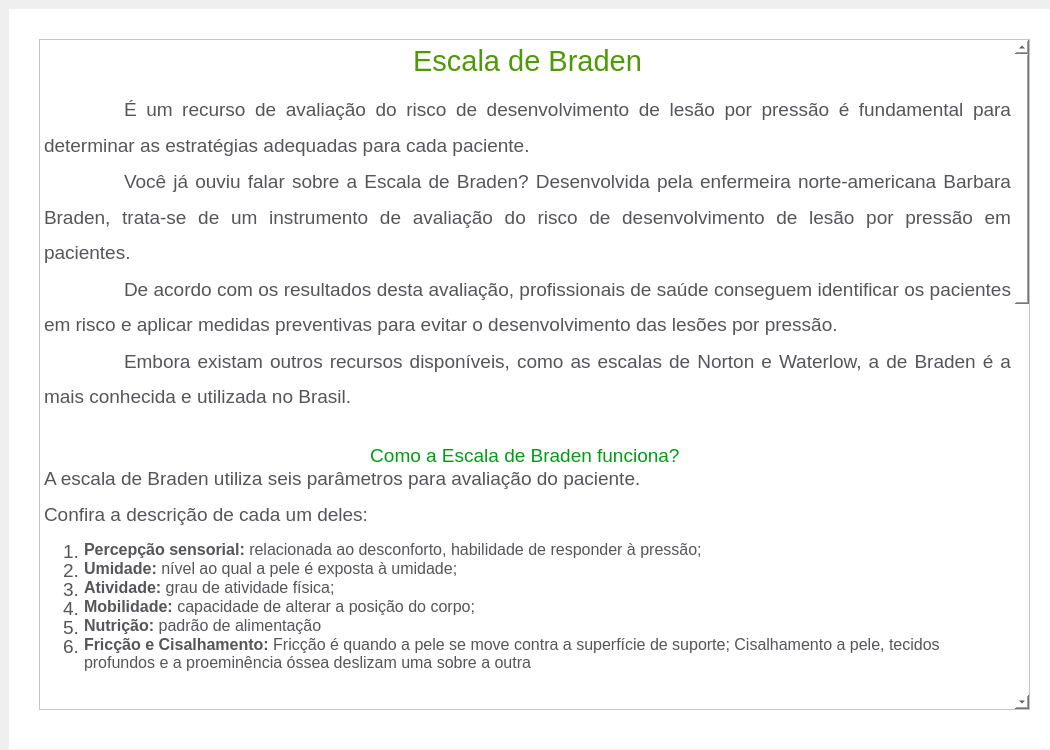
 <widget class="QMainWindow" name="MainWindow">
  <property name="windowModality">
   <enum>Qt::ApplicationModal</enum>
  </property>
  <property name="geometry">
   <rect>
    <x>0</x>
    <y>0</y>
    <width>1050</width>
    <height>750</height>
   </rect>
  </property>
  <property name="minimumSize">
   <size>
    <width>1050</width>
    <height>750</height>
   </size>
  </property>
  <property name="maximumSize">
   <size>
    <width>1050</width>
    <height>750</height>
   </size>
  </property>
  <property name="windowTitle">
   <string>Tutorial Escala de Braden</string>
  </property>
  <widget class="QWidget" name="centralwidget">
   <layout class="QHBoxLayout" name="horizontalLayout">
    <item>
     <widget class="QFrame" name="frame">
      <property name="minimumSize">
       <size>
        <width>1050</width>
        <height>740</height>
       </size>
      </property>
      <property name="maximumSize">
       <size>
        <width>1050</width>
        <height>740</height>
       </size>
      </property>
      <property name="styleSheet">
       <string notr="true">background-color: rgb(255, 255, 255);</string>
      </property>
      <property name="frameShape">
       <enum>QFrame::NoFrame</enum>
      </property>
      <property name="lineWidth">
       <number>0</number>
      </property>
      <widget class="QTextEdit" name="textEdit">
       <property name="geometry">
        <rect>
         <x>30</x>
         <y>30</y>
         <width>991</width>
         <height>671</height>
        </rect>
       </property>
       <property name="readOnly">
        <bool>true</bool>
       </property>
       <property name="html">
        <string>&lt;!DOCTYPE HTML PUBLIC &quot;-//W3C//DTD HTML 4.0//EN&quot; &quot;http://www.w3.org/TR/REC-html40/strict.dtd&quot;&gt;
&lt;html&gt;&lt;head&gt;&lt;meta name=&quot;qrichtext&quot; content=&quot;1&quot; /&gt;&lt;style type=&quot;text/css&quot;&gt;
p, li { white-space: pre-wrap; }
&lt;/style&gt;&lt;/head&gt;&lt;body style=&quot; font-family:'MS Shell Dlg 2'; font-size:7.8pt; font-weight:400; font-style:normal;&quot;&gt;
&lt;p align=&quot;center&quot; style=&quot; margin-top:0px; margin-bottom:0px; margin-left:0px; margin-right:0px; -qt-block-indent:0; text-indent:0px; line-height:160%; background-color:#ffffff;&quot;&gt;&lt;span style=&quot; font-family:'MHCDin,Arial,Helvetica Neue,Helvetica,Roboto,sans-serif'; font-size:22pt; color:#4e9a06;&quot;&gt;Escala de Braden&lt;/span&gt;&lt;/p&gt;
&lt;p align=&quot;justify&quot; style=&quot; margin-top:0px; margin-bottom:0px; margin-left:0px; margin-right:0px; -qt-block-indent:0; text-indent:0px; line-height:160%; background-color:#ffffff;&quot;&gt;&lt;span style=&quot; font-family:'MHCDin,Arial,Helvetica Neue,Helvetica,Roboto,sans-serif'; font-size:14pt; color:#55555a;&quot;&gt;	É um recurso de avaliação do risco de desenvolvimento de lesão por pressão é fundamental para determinar as estratégias adequadas para cada paciente.&lt;/span&gt;&lt;/p&gt;
&lt;p align=&quot;justify&quot; style=&quot; margin-top:0px; margin-bottom:0px; margin-left:0px; margin-right:0px; -qt-block-indent:0; text-indent:0px; line-height:160%; background-color:#ffffff;&quot;&gt;&lt;span style=&quot; font-family:'MHCDin,Arial,Helvetica Neue,Helvetica,Roboto,sans-serif'; font-size:14pt; color:#55555a;&quot;&gt;	Você já ouviu falar sobre a Escala de Braden? Desenvolvida pela enfermeira norte-americana Barbara Braden, trata-se de um instrumento de avaliação do risco de desenvolvimento de lesão por pressão em pacientes. &lt;/span&gt;&lt;/p&gt;
&lt;p align=&quot;justify&quot; style=&quot; margin-top:0px; margin-bottom:0px; margin-left:0px; margin-right:0px; -qt-block-indent:0; text-indent:0px; line-height:160%; background-color:#ffffff;&quot;&gt;&lt;span style=&quot; font-family:'MHCDin,Arial,Helvetica Neue,Helvetica,Roboto,sans-serif'; font-size:14pt; color:#55555a;&quot;&gt;	De acordo com os resultados desta avaliação, profissionais de saúde conseguem identificar os pacientes em risco e aplicar medidas preventivas para evitar o desenvolvimento das lesões por pressão.&lt;/span&gt;&lt;/p&gt;
&lt;p align=&quot;justify&quot; style=&quot; margin-top:0px; margin-bottom:0px; margin-left:0px; margin-right:0px; -qt-block-indent:0; text-indent:0px; line-height:160%; background-color:#ffffff;&quot;&gt;&lt;span style=&quot; font-family:'MHCDin,Arial,Helvetica Neue,Helvetica,Roboto,sans-serif'; font-size:14pt; color:#55555a;&quot;&gt;	Embora existam outros recursos disponíveis, como as escalas de Norton e Waterlow, a de Braden é a mais conhecida e utilizada no Brasil.&lt;/span&gt;&lt;/p&gt;
&lt;p align=&quot;center&quot; style=&quot; margin-top:0px; margin-bottom:0px; margin-left:0px; margin-right:0px; -qt-block-indent:0; text-indent:0px;&quot;&gt;&lt;span style=&quot; font-family:'Ubuntu'; font-size:14pt;&quot;&gt;&lt;br /&gt;&lt;/span&gt;&lt;span style=&quot; font-family:'MHCDin,Arial,Helvetica Neue,Helvetica,Roboto,sans-serif'; font-size:14pt; color:#009c14;&quot;&gt;Como a Escala de Braden funciona? &lt;/span&gt;&lt;/p&gt;
&lt;p style=&quot; margin-top:0px; margin-bottom:0px; margin-left:0px; margin-right:0px; -qt-block-indent:0; text-indent:0px; line-height:160%; background-color:#ffffff;&quot;&gt;&lt;span style=&quot; font-family:'MHCDin,Arial,Helvetica Neue,Helvetica,Roboto,sans-serif'; font-size:14pt; color:#55555a;&quot;&gt;A escala de Braden utiliza seis parâmetros para avaliação do paciente. &lt;/span&gt;&lt;/p&gt;
&lt;p style=&quot; margin-top:0px; margin-bottom:0px; margin-left:0px; margin-right:0px; -qt-block-indent:0; text-indent:0px; line-height:160%; background-color:#ffffff;&quot;&gt;&lt;span style=&quot; font-family:'MHCDin,Arial,Helvetica Neue,Helvetica,Roboto,sans-serif'; font-size:14pt; color:#55555a;&quot;&gt;Confira a descrição de cada um deles: &lt;/span&gt;&lt;/p&gt;
&lt;ol style=&quot;margin-top: 0px; margin-bottom: 0px; margin-left: 0px; margin-right: 0px; -qt-list-indent: 1;&quot;&gt;&lt;li style=&quot; font-family:'MHCDin,Arial,Helvetica Neue,Helvetica,Roboto,sans-serif'; font-size:14pt; color:#55555a;&quot; style=&quot; margin-top:0px; margin-bottom:0px; margin-left:0px; margin-right:0px; -qt-block-indent:0; text-indent:0px;&quot;&gt;&lt;span style=&quot; font-size:16px; font-weight:696;&quot;&gt;Percepção sensorial:&lt;/span&gt;&lt;span style=&quot; font-size:16px;&quot;&gt; relacionada ao desconforto, habilidade de responder à pressão;&lt;/span&gt;&lt;/li&gt;
&lt;li style=&quot; font-family:'MHCDin,Arial,Helvetica Neue,Helvetica,Roboto,sans-serif'; font-size:14pt; color:#55555a;&quot; style=&quot; margin-top:0px; margin-bottom:0px; margin-left:0px; margin-right:0px; -qt-block-indent:0; text-indent:0px;&quot;&gt;&lt;span style=&quot; font-size:16px; font-weight:696;&quot;&gt;Umidade: &lt;/span&gt;&lt;span style=&quot; font-size:16px;&quot;&gt;nível ao qual a pele é exposta à umidade; &lt;/span&gt;&lt;/li&gt;
&lt;li style=&quot; font-family:'MHCDin,Arial,Helvetica Neue,Helvetica,Roboto,sans-serif'; font-size:14pt; color:#55555a;&quot; style=&quot; margin-top:0px; margin-bottom:0px; margin-left:0px; margin-right:0px; -qt-block-indent:0; text-indent:0px;&quot;&gt;&lt;span style=&quot; font-size:16px; font-weight:696;&quot;&gt;Atividade: &lt;/span&gt;&lt;span style=&quot; font-size:16px;&quot;&gt;grau de atividade física; &lt;/span&gt;&lt;/li&gt;
&lt;li style=&quot; font-family:'MHCDin,Arial,Helvetica Neue,Helvetica,Roboto,sans-serif'; font-size:14pt; color:#55555a;&quot; style=&quot; margin-top:0px; margin-bottom:0px; margin-left:0px; margin-right:0px; -qt-block-indent:0; text-indent:0px;&quot;&gt;&lt;span style=&quot; font-size:16px; font-weight:696;&quot;&gt;Mobilidade:&lt;/span&gt;&lt;span style=&quot; font-size:16px;&quot;&gt; capacidade de alterar a posição do corpo;&lt;/span&gt;&lt;/li&gt;
&lt;li style=&quot; font-family:'MHCDin,Arial,Helvetica Neue,Helvetica,Roboto,sans-serif'; font-size:14pt; color:#55555a;&quot; style=&quot; margin-top:0px; margin-bottom:0px; margin-left:0px; margin-right:0px; -qt-block-indent:0; text-indent:0px;&quot;&gt;&lt;span style=&quot; font-size:16px; font-weight:696;&quot;&gt;Nutrição: &lt;/span&gt;&lt;span style=&quot; font-size:16px;&quot;&gt;padrão de alimentação &lt;/span&gt;&lt;/li&gt;
&lt;li style=&quot; font-family:'MHCDin,Arial,Helvetica Neue,Helvetica,Roboto,sans-serif'; font-size:14pt; color:#55555a;&quot; style=&quot; margin-top:0px; margin-bottom:0px; margin-left:0px; margin-right:0px; -qt-block-indent:0; text-indent:0px;&quot;&gt;&lt;span style=&quot; font-size:16px; font-weight:696;&quot;&gt;Fricção e Cisalhamento:&lt;/span&gt;&lt;span style=&quot; font-size:16px;&quot;&gt; Fricção é quando a pele se move contra a superfície de suporte; Cisalhamento a pele, tecidos profundos e a proeminência óssea deslizam uma sobre a outra &lt;/span&gt;&lt;/li&gt;&lt;/ol&gt;
&lt;p style=&quot;-qt-paragraph-type:empty; margin-top:0px; margin-bottom:0px; margin-left:0px; margin-right:0px; -qt-block-indent:0; text-indent:0px; line-height:160%; font-family:'Ubuntu'; font-size:14pt; background-color:#ffffff;&quot;&gt;&lt;br /&gt;&lt;/p&gt;
&lt;p style=&quot;-qt-paragraph-type:empty; margin-top:0px; margin-bottom:0px; margin-left:0px; margin-right:0px; -qt-block-indent:0; text-indent:0px; line-height:160%; font-family:'MHCDin,Arial,Helvetica Neue,Helvetica,Roboto,sans-serif'; font-size:14pt; color:#55555a; background-color:#ffffff;&quot;&gt;&lt;br /&gt;&lt;/p&gt;
&lt;p style=&quot; margin-top:0px; margin-bottom:0px; margin-left:0px; margin-right:0px; -qt-block-indent:0; text-indent:0px; line-height:160%; background-color:#ffffff;&quot;&gt;&lt;span style=&quot; font-family:'MHCDin,Arial,Helvetica Neue,Helvetica,Roboto,sans-serif'; font-size:14pt; color:#55555a;&quot;&gt;	Essas características são avaliadas e pontuadas de 1 a 4, sendo que quanto menor é a pontuação maior o risco do paciente. Todos os fatores somados devem resultar em um número entre 6 e 23 e, partir deste resultado, o enfermeiro poderá classificar o risco dos pacientes e implementar as estratégias.&lt;/span&gt;&lt;/p&gt;
&lt;p style=&quot; margin-top:0px; margin-bottom:0px; margin-left:0px; margin-right:0px; -qt-block-indent:0; text-indent:0px; line-height:160%; background-color:#ffffff;&quot;&gt;&lt;span style=&quot; font-family:'MHCDin,Arial,Helvetica Neue,Helvetica,Roboto,sans-serif'; font-size:14pt; color:#55555a;&quot;&gt;	Vale lembrar que quanto maior é a pontuação, menor é o risco. Ou seja, um paciente cuja soma da avaliação totalizar 23, não apresenta risco de desenvolver LP. Já quem apresentar a pontuação mínima, 6, é classificado como paciente com risco severo de lesão por pressão. &lt;/span&gt;&lt;/p&gt;
&lt;p align=&quot;center&quot; style=&quot; margin-top:0px; margin-bottom:0px; margin-left:0px; margin-right:0px; -qt-block-indent:0; text-indent:0px;&quot;&gt;&lt;span style=&quot; font-family:'Ubuntu'; font-size:14pt;&quot;&gt;&lt;br /&gt;&lt;/span&gt;&lt;span style=&quot; font-family:'MHCDin,Arial,Helvetica Neue,Helvetica,Roboto,sans-serif'; font-size:14pt; color:#009c14;&quot;&gt;Como é realizada a classificação de risco de acordo com o resultado obtido na Escala de Braden? &lt;/span&gt;&lt;/p&gt;
&lt;p style=&quot; margin-top:0px; margin-bottom:0px; margin-left:0px; margin-right:0px; -qt-block-indent:0; text-indent:0px; line-height:160%; background-color:#ffffff;&quot;&gt;&lt;span style=&quot; font-family:'MHCDin,Arial,Helvetica Neue,Helvetica,Roboto,sans-serif'; font-size:14pt; color:#55555a;&quot;&gt;	A pontuação obtida na Escala de Braden vai direcionar as estratégias preventivas a serem adotadas pelo profissional de saúde. &lt;/span&gt;&lt;/p&gt;
&lt;p style=&quot; margin-top:0px; margin-bottom:0px; margin-left:0px; margin-right:0px; -qt-block-indent:0; text-indent:0px; line-height:160%; background-color:#ffffff;&quot;&gt;&lt;span style=&quot; font-family:'MHCDin,Arial,Helvetica Neue,Helvetica,Roboto,sans-serif'; font-size:14pt; color:#55555a;&quot;&gt;	Abaixo seguem algumas medidas preventivas que devem ser implementadas de acordo com o risco identificado: &lt;/span&gt;&lt;/p&gt;
&lt;ul style=&quot;margin-top: 0px; margin-bottom: 0px; margin-left: 0px; margin-right: 0px; -qt-list-indent: 1;&quot;&gt;&lt;li style=&quot; font-family:'MHCDin,Arial,Helvetica Neue,Helvetica,Roboto,sans-serif'; font-size:14pt; color:#55555a;&quot; style=&quot; margin-top:0px; margin-bottom:0px; margin-left:0px; margin-right:0px; -qt-block-indent:0; text-indent:0px;&quot;&gt;&lt;span style=&quot; font-size:16px; font-weight:696;&quot;&gt;Risco baixo (15 a 18 pontos): &lt;/span&gt;&lt;/li&gt;
&lt;ul style=&quot;margin-top: 0px; margin-bottom: 0px; margin-left: 0px; margin-right: 0px; -qt-list-indent: 2;&quot;&gt;&lt;li style=&quot; font-family:'MHCDin,Arial,Helvetica Neue,Helvetica,Roboto,sans-serif'; font-size:14pt; color:#55555a;&quot; style=&quot; margin-top:0px; margin-bottom:0px; margin-left:0px; margin-right:0px; -qt-block-indent:0; text-indent:0px;&quot;&gt;&lt;span style=&quot; font-size:16px;&quot;&gt;Avaliação da pele sobre proeminências ósseas e abaixo de dispositivos médicos;&lt;/span&gt;&lt;/li&gt;
&lt;li style=&quot; font-family:'MHCDin,Arial,Helvetica Neue,Helvetica,Roboto,sans-serif'; font-size:14pt; color:#55555a;&quot; style=&quot; margin-top:0px; margin-bottom:0px; margin-left:0px; margin-right:0px; -qt-block-indent:0; text-indent:0px;&quot;&gt;&lt;span style=&quot; font-size:16px;&quot;&gt;Hidratação da pele;&lt;/span&gt;&lt;/li&gt;
&lt;li style=&quot; font-family:'MHCDin,Arial,Helvetica Neue,Helvetica,Roboto,sans-serif'; font-size:14pt; color:#55555a;&quot; style=&quot; margin-top:0px; margin-bottom:0px; margin-left:0px; margin-right:0px; -qt-block-indent:0; text-indent:0px;&quot;&gt;&lt;span style=&quot; font-size:16px;&quot;&gt;Gerenciamento da umidade;&lt;/span&gt;&lt;/li&gt;
&lt;li style=&quot; font-family:'MHCDin,Arial,Helvetica Neue,Helvetica,Roboto,sans-serif'; font-size:14pt; color:#55555a;&quot; style=&quot; margin-top:0px; margin-bottom:0px; margin-left:0px; margin-right:0px; -qt-block-indent:0; text-indent:0px;&quot;&gt;&lt;span style=&quot; font-size:16px;&quot;&gt;Acompanhamento nutricional;&lt;/span&gt;&lt;/li&gt;
&lt;li style=&quot; font-family:'MHCDin,Arial,Helvetica Neue,Helvetica,Roboto,sans-serif'; font-size:14pt; color:#55555a;&quot; style=&quot; margin-top:0px; margin-bottom:0px; margin-left:0px; margin-right:0px; -qt-block-indent:0; text-indent:0px;&quot;&gt;&lt;span style=&quot; font-size:16px;&quot;&gt;Observar alterações na condição clínica e no risco do paciente.&lt;/span&gt;&lt;/li&gt;&lt;/ul&gt;
&lt;p style=&quot;-qt-paragraph-type:empty; margin-top:0px; margin-bottom:0px; margin-left:0px; margin-right:0px; -qt-block-indent:2; text-indent:0px; font-family:'MHCDin,Arial,Helvetica Neue,Helvetica,Roboto,sans-serif'; font-size:14pt; color:#55555a;&quot;&gt;&lt;br /&gt;&lt;/p&gt;
&lt;li style=&quot; font-family:'MHCDin,Arial,Helvetica Neue,Helvetica,Roboto,sans-serif'; font-size:14pt; color:#55555a;&quot; style=&quot; margin-top:0px; margin-bottom:0px; margin-left:0px; margin-right:0px; -qt-block-indent:0; text-indent:0px;&quot;&gt;&lt;span style=&quot; font-size:16px; font-weight:696;&quot;&gt;Risco moderado (13 a 14 pontos): &lt;/span&gt;&lt;/li&gt;&lt;/ul&gt;
&lt;ul style=&quot;margin-top: 0px; margin-bottom: 0px; margin-left: 0px; margin-right: 0px; -qt-list-indent: 2;&quot;&gt;&lt;li style=&quot; font-family:'MHCDin,Arial,Helvetica Neue,Helvetica,Roboto,sans-serif'; font-size:14pt; color:#55555a;&quot; style=&quot; margin-top:0px; margin-bottom:0px; margin-left:0px; margin-right:0px; -qt-block-indent:0; text-indent:0px;&quot;&gt;&lt;span style=&quot; font-size:16px;&quot;&gt;Avaliação da pele sobre proeminências ósseas e abaixo de dispositivos médicos;&lt;/span&gt;&lt;/li&gt;
&lt;li style=&quot; font-family:'MHCDin,Arial,Helvetica Neue,Helvetica,Roboto,sans-serif'; font-size:14pt; color:#55555a;&quot; style=&quot; margin-top:0px; margin-bottom:0px; margin-left:0px; margin-right:0px; -qt-block-indent:0; text-indent:0px;&quot;&gt;&lt;span style=&quot; font-size:16px;&quot;&gt;Hidratação da pele;&lt;/span&gt;&lt;/li&gt;
&lt;li style=&quot; font-family:'MHCDin,Arial,Helvetica Neue,Helvetica,Roboto,sans-serif'; font-size:14pt; color:#55555a;&quot; style=&quot; margin-top:0px; margin-bottom:0px; margin-left:0px; margin-right:0px; -qt-block-indent:0; text-indent:0px;&quot;&gt;&lt;span style=&quot; font-size:16px;&quot;&gt;Reposicionamento do paciente seguindo o cronograma estabelecido;&lt;/span&gt;&lt;/li&gt;
&lt;li style=&quot; font-family:'MHCDin,Arial,Helvetica Neue,Helvetica,Roboto,sans-serif'; font-size:14pt; color:#55555a;&quot; style=&quot; margin-top:0px; margin-bottom:0px; margin-left:0px; margin-right:0px; -qt-block-indent:0; text-indent:0px;&quot;&gt;&lt;span style=&quot; font-size:16px;&quot;&gt;Uso de uma superfície de suporte adequada (colchão viscoelástico, pneumático)&lt;/span&gt;&lt;/li&gt;
&lt;li style=&quot; font-family:'MHCDin,Arial,Helvetica Neue,Helvetica,Roboto,sans-serif'; font-size:14pt; color:#55555a;&quot; style=&quot; margin-top:0px; margin-bottom:0px; margin-left:0px; margin-right:0px; -qt-block-indent:0; text-indent:0px;&quot;&gt;&lt;span style=&quot; font-size:16px;&quot;&gt;Aplicação do Mepilex® Border Sacrum, Mepilex® Border Heel e Mepilex® Border Flex nas proeminências ósseas em risco;&lt;/span&gt;&lt;/li&gt;
&lt;li style=&quot; font-family:'MHCDin,Arial,Helvetica Neue,Helvetica,Roboto,sans-serif'; font-size:14pt; color:#55555a;&quot; style=&quot; margin-top:0px; margin-bottom:0px; margin-left:0px; margin-right:0px; -qt-block-indent:0; text-indent:0px;&quot;&gt;&lt;span style=&quot; font-size:16px;&quot;&gt;Elevação dos calcâneos associado a cobertura para prevenção;&lt;/span&gt;&lt;/li&gt;
&lt;li style=&quot; font-family:'MHCDin,Arial,Helvetica Neue,Helvetica,Roboto,sans-serif'; font-size:14pt; color:#55555a;&quot; style=&quot; margin-top:0px; margin-bottom:0px; margin-left:0px; margin-right:0px; -qt-block-indent:0; text-indent:0px;&quot;&gt;&lt;span style=&quot; font-size:16px;&quot;&gt;Gerenciamento da umidade;&lt;/span&gt;&lt;/li&gt;
&lt;li style=&quot; font-family:'MHCDin,Arial,Helvetica Neue,Helvetica,Roboto,sans-serif'; font-size:14pt; color:#55555a;&quot; style=&quot; margin-top:0px; margin-bottom:0px; margin-left:0px; margin-right:0px; -qt-block-indent:0; text-indent:0px;&quot;&gt;&lt;span style=&quot; font-size:16px;&quot;&gt;Acompanhamento nutricional;&lt;/span&gt;&lt;/li&gt;
&lt;li style=&quot; font-family:'MHCDin,Arial,Helvetica Neue,Helvetica,Roboto,sans-serif'; font-size:14pt; color:#55555a;&quot; style=&quot; margin-top:0px; margin-bottom:0px; margin-left:0px; margin-right:0px; -qt-block-indent:0; text-indent:0px;&quot;&gt;&lt;span style=&quot; font-size:16px;&quot;&gt;Observar alterações na condição clínica e no risco do paciente.&lt;/span&gt;&lt;/li&gt;&lt;/ul&gt;
&lt;p style=&quot;-qt-paragraph-type:empty; margin-top:0px; margin-bottom:0px; margin-left:0px; margin-right:0px; -qt-block-indent:2; text-indent:0px; font-family:'MHCDin,Arial,Helvetica Neue,Helvetica,Roboto,sans-serif'; font-size:14pt; color:#55555a;&quot;&gt;&lt;br /&gt;&lt;/p&gt;
&lt;ul style=&quot;margin-top: 0px; margin-bottom: 0px; margin-left: 0px; margin-right: 0px; -qt-list-indent: 1;&quot;&gt;&lt;li style=&quot; font-family:'MHCDin,Arial,Helvetica Neue,Helvetica,Roboto,sans-serif'; font-size:14pt; color:#55555a;&quot; style=&quot; margin-top:0px; margin-bottom:0px; margin-left:0px; margin-right:0px; -qt-block-indent:0; text-indent:0px;&quot;&gt;&lt;span style=&quot; font-size:16px; font-weight:696;&quot;&gt;Risco alto (10 a 12 pontos):&lt;/span&gt;&lt;span style=&quot; font-size:16px;&quot;&gt; &lt;/span&gt;&lt;/li&gt;&lt;/ul&gt;
&lt;ul style=&quot;margin-top: 0px; margin-bottom: 0px; margin-left: 0px; margin-right: 0px; -qt-list-indent: 2;&quot;&gt;&lt;li style=&quot; font-family:'MHCDin,Arial,Helvetica Neue,Helvetica,Roboto,sans-serif'; font-size:14pt; color:#55555a;&quot; style=&quot; margin-top:0px; margin-bottom:0px; margin-left:0px; margin-right:0px; -qt-block-indent:0; text-indent:0px;&quot;&gt;&lt;span style=&quot; font-size:16px;&quot;&gt;Avaliação da pele sobre proeminências ósseas e abaixo de dispositivos médicos;&lt;/span&gt;&lt;/li&gt;
&lt;li style=&quot; font-family:'MHCDin,Arial,Helvetica Neue,Helvetica,Roboto,sans-serif'; font-size:14pt; color:#55555a;&quot; style=&quot; margin-top:0px; margin-bottom:0px; margin-left:0px; margin-right:0px; -qt-block-indent:0; text-indent:0px;&quot;&gt;&lt;span style=&quot; font-size:16px;&quot;&gt;Hidratação da pele;&lt;/span&gt;&lt;/li&gt;
&lt;li style=&quot; font-family:'MHCDin,Arial,Helvetica Neue,Helvetica,Roboto,sans-serif'; font-size:14pt; color:#55555a;&quot; style=&quot; margin-top:0px; margin-bottom:0px; margin-left:0px; margin-right:0px; -qt-block-indent:0; text-indent:0px;&quot;&gt;&lt;span style=&quot; font-size:16px;&quot;&gt;Reposicionamento do paciente seguindo o cronograma estabelecido;&lt;/span&gt;&lt;/li&gt;
&lt;li style=&quot; font-family:'MHCDin,Arial,Helvetica Neue,Helvetica,Roboto,sans-serif'; font-size:14pt; color:#55555a;&quot; style=&quot; margin-top:0px; margin-bottom:0px; margin-left:0px; margin-right:0px; -qt-block-indent:0; text-indent:0px;&quot;&gt;&lt;span style=&quot; font-size:16px;&quot;&gt;Uso de uma superfície de suporte adequada (colchão viscoelástico, pneumático)&lt;/span&gt;&lt;/li&gt;
&lt;li style=&quot; font-family:'MHCDin,Arial,Helvetica Neue,Helvetica,Roboto,sans-serif'; font-size:14pt; color:#55555a;&quot; style=&quot; margin-top:0px; margin-bottom:0px; margin-left:0px; margin-right:0px; -qt-block-indent:0; text-indent:0px;&quot;&gt;&lt;span style=&quot; font-size:16px;&quot;&gt;Aplicação do Mepilex® Border Sacrum, Mepilex® Border Heel e Mepilex® Border Flex nas proeminências ósseas em risco;&lt;/span&gt;&lt;/li&gt;
&lt;li style=&quot; font-family:'MHCDin,Arial,Helvetica Neue,Helvetica,Roboto,sans-serif'; font-size:14pt; color:#55555a;&quot; style=&quot; margin-top:0px; margin-bottom:0px; margin-left:0px; margin-right:0px; -qt-block-indent:0; text-indent:0px;&quot;&gt;&lt;span style=&quot; font-size:16px;&quot;&gt;Elevação dos calcâneos associado a cobertura para prevenção;&lt;/span&gt;&lt;/li&gt;
&lt;li style=&quot; font-family:'MHCDin,Arial,Helvetica Neue,Helvetica,Roboto,sans-serif'; font-size:14pt; color:#55555a;&quot; style=&quot; margin-top:0px; margin-bottom:0px; margin-left:0px; margin-right:0px; -qt-block-indent:0; text-indent:0px;&quot;&gt;&lt;span style=&quot; font-size:16px;&quot;&gt;Gerenciamento da umidade;&lt;/span&gt;&lt;/li&gt;
&lt;li style=&quot; font-family:'MHCDin,Arial,Helvetica Neue,Helvetica,Roboto,sans-serif'; font-size:14pt; color:#55555a;&quot; style=&quot; margin-top:0px; margin-bottom:0px; margin-left:0px; margin-right:0px; -qt-block-indent:0; text-indent:0px;&quot;&gt;&lt;span style=&quot; font-size:16px;&quot;&gt;Acompanhamento nutricional;&lt;/span&gt;&lt;/li&gt;
&lt;li style=&quot; font-family:'MHCDin,Arial,Helvetica Neue,Helvetica,Roboto,sans-serif'; font-size:14pt; color:#55555a;&quot; style=&quot; margin-top:0px; margin-bottom:0px; margin-left:0px; margin-right:0px; -qt-block-indent:0; text-indent:0px;&quot;&gt;&lt;span style=&quot; font-size:16px;&quot;&gt;Observar alterações na condição clínica e no risco do paciente.&lt;/span&gt;&lt;/li&gt;&lt;/ul&gt;
&lt;p style=&quot;-qt-paragraph-type:empty; margin-top:0px; margin-bottom:0px; margin-left:0px; margin-right:0px; -qt-block-indent:2; text-indent:0px; font-family:'MHCDin,Arial,Helvetica Neue,Helvetica,Roboto,sans-serif'; font-size:14pt; color:#55555a;&quot;&gt;&lt;br /&gt;&lt;/p&gt;
&lt;ul style=&quot;margin-top: 0px; margin-bottom: 0px; margin-left: 0px; margin-right: 0px; -qt-list-indent: 1;&quot;&gt;&lt;li style=&quot; font-family:'MHCDin,Arial,Helvetica Neue,Helvetica,Roboto,sans-serif'; font-size:14pt; color:#55555a;&quot; style=&quot; margin-top:0px; margin-bottom:0px; margin-left:0px; margin-right:0px; -qt-block-indent:0; text-indent:0px;&quot;&gt;&lt;span style=&quot; font-size:16px; font-weight:696;&quot;&gt;Risco muito alto (≤ 9 pontos): &lt;/span&gt;&lt;/li&gt;&lt;/ul&gt;
&lt;ul style=&quot;margin-top: 0px; margin-bottom: 0px; margin-left: 0px; margin-right: 0px; -qt-list-indent: 2;&quot;&gt;&lt;li style=&quot; font-family:'MHCDin,Arial,Helvetica Neue,Helvetica,Roboto,sans-serif'; font-size:14pt; color:#55555a;&quot; style=&quot; margin-top:0px; margin-bottom:0px; margin-left:0px; margin-right:0px; -qt-block-indent:0; text-indent:0px;&quot;&gt;&lt;span style=&quot; font-size:16px;&quot;&gt;Avaliação da pele sobre proeminências ósseas e abaixo de dispositivos médicos;&lt;/span&gt;&lt;/li&gt;
&lt;li style=&quot; font-family:'MHCDin,Arial,Helvetica Neue,Helvetica,Roboto,sans-serif'; font-size:14pt; color:#55555a;&quot; style=&quot; margin-top:0px; margin-bottom:0px; margin-left:0px; margin-right:0px; -qt-block-indent:0; text-indent:0px;&quot;&gt;&lt;span style=&quot; font-size:16px;&quot;&gt;Hidratação da pele;&lt;/span&gt;&lt;/li&gt;
&lt;li style=&quot; font-family:'MHCDin,Arial,Helvetica Neue,Helvetica,Roboto,sans-serif'; font-size:14pt; color:#55555a;&quot; style=&quot; margin-top:0px; margin-bottom:0px; margin-left:0px; margin-right:0px; -qt-block-indent:0; text-indent:0px;&quot;&gt;&lt;span style=&quot; font-size:16px;&quot;&gt;Reposicionamento do paciente seguindo o cronograma estabelecido;&lt;/span&gt;&lt;/li&gt;
&lt;li style=&quot; font-family:'MHCDin,Arial,Helvetica Neue,Helvetica,Roboto,sans-serif'; font-size:14pt; color:#55555a;&quot; style=&quot; margin-top:0px; margin-bottom:0px; margin-left:0px; margin-right:0px; -qt-block-indent:0; text-indent:0px;&quot;&gt;&lt;span style=&quot; font-size:16px;&quot;&gt;Uso de uma superfície de suporte adequada (colchão viscoelástico, pneumático)&lt;/span&gt;&lt;/li&gt;
&lt;li style=&quot; font-family:'MHCDin,Arial,Helvetica Neue,Helvetica,Roboto,sans-serif'; font-size:14pt; color:#55555a;&quot; style=&quot; margin-top:0px; margin-bottom:0px; margin-left:0px; margin-right:0px; -qt-block-indent:0; text-indent:0px;&quot;&gt;&lt;span style=&quot; font-size:16px;&quot;&gt;Aplicação do Mepilex® Border Sacrum, Mepilex® Border Heel e Mepilex® Border Flex nas proeminências ósseas em risco;&lt;/span&gt;&lt;/li&gt;
&lt;li style=&quot; font-family:'MHCDin,Arial,Helvetica Neue,Helvetica,Roboto,sans-serif'; font-size:14pt; color:#55555a;&quot; style=&quot; margin-top:0px; margin-bottom:0px; margin-left:0px; margin-right:0px; -qt-block-indent:0; text-indent:0px;&quot;&gt;&lt;span style=&quot; font-size:16px;&quot;&gt;Elevação dos calcâneos associado a cobertura para prevenção;&lt;/span&gt;&lt;/li&gt;
&lt;li style=&quot; font-family:'MHCDin,Arial,Helvetica Neue,Helvetica,Roboto,sans-serif'; font-size:14pt; color:#55555a;&quot; style=&quot; margin-top:0px; margin-bottom:0px; margin-left:0px; margin-right:0px; -qt-block-indent:0; text-indent:0px;&quot;&gt;&lt;span style=&quot; font-size:16px;&quot;&gt;Gerenciamento da umidade;&lt;/span&gt;&lt;/li&gt;
&lt;li style=&quot; font-family:'MHCDin,Arial,Helvetica Neue,Helvetica,Roboto,sans-serif'; font-size:14pt; color:#55555a;&quot; style=&quot; margin-top:0px; margin-bottom:0px; margin-left:0px; margin-right:0px; -qt-block-indent:0; text-indent:0px;&quot;&gt;&lt;span style=&quot; font-size:16px;&quot;&gt;Acompanhamento nutricional;&lt;/span&gt;&lt;/li&gt;
&lt;li style=&quot; font-family:'MHCDin,Arial,Helvetica Neue,Helvetica,Roboto,sans-serif'; font-size:14pt; color:#55555a;&quot; style=&quot; margin-top:0px; margin-bottom:0px; margin-left:0px; margin-right:0px; -qt-block-indent:0; text-indent:0px;&quot;&gt;&lt;span style=&quot; font-size:16px;&quot;&gt;Observar alterações na condição clínica e no risco do paciente.&lt;/span&gt;&lt;/li&gt;&lt;/ul&gt;
&lt;p style=&quot;-qt-paragraph-type:empty; margin-top:0px; margin-bottom:0px; margin-left:0px; margin-right:0px; -qt-block-indent:2; text-indent:0px; font-family:'MHCDin,Arial,Helvetica Neue,Helvetica,Roboto,sans-serif'; font-size:14pt; color:#55555a;&quot;&gt;&lt;br /&gt;&lt;/p&gt;
&lt;p align=&quot;center&quot; style=&quot; margin-top:0px; margin-bottom:0px; margin-left:0px; margin-right:0px; -qt-block-indent:0; text-indent:0px; line-height:160%; background-color:#ffffff;&quot;&gt;&lt;span style=&quot; font-family:'MHCDin,Arial,Helvetica Neue,Helvetica,Roboto,sans-serif'; font-size:14pt; font-weight:696; color:#ef2929;&quot;&gt;Qual a importância de evitar lesões por pressão? &lt;/span&gt;&lt;/p&gt;
&lt;p align=&quot;justify&quot; style=&quot; margin-top:0px; margin-bottom:0px; margin-left:0px; margin-right:0px; -qt-block-indent:0; text-indent:0px; line-height:160%; background-color:#ffffff;&quot;&gt;&lt;span style=&quot; font-family:'MHCDin,Arial,Helvetica Neue,Helvetica,Roboto,sans-serif'; font-size:14pt; color:#55555a;&quot;&gt;	A lesão por pressão, também conhecida como úlcera por pressão, ocorre quando a pele é pressionada entre o osso do corpo e uma superfície externa, como por exemplo, uma cama ou uma cadeira, ou quando a pele e os tecidos profundos sofrem ação de forças como fricção e cisalhamento. &lt;/span&gt;&lt;/p&gt;
&lt;p align=&quot;center&quot; style=&quot; margin-top:0px; margin-bottom:0px; margin-left:0px; margin-right:0px; -qt-block-indent:0; text-indent:0px; line-height:160%; background-color:#ffffff;&quot;&gt;&lt;span style=&quot; font-family:'MHCDin,Arial,Helvetica Neue,Helvetica,Roboto,sans-serif'; font-size:20pt; font-weight:600; text-decoration: underline; color:#55555a;&quot;&gt;Alguns cuidados podem evitar esse tipo de lesão. &lt;/span&gt;&lt;/p&gt;
&lt;ul style=&quot;margin-top: 0px; margin-bottom: 0px; margin-left: 0px; margin-right: 0px; -qt-list-indent: 1;&quot;&gt;&lt;li style=&quot; font-family:'MHCDin,Arial,Helvetica Neue,Helvetica,Roboto,sans-serif'; font-size:20pt; font-weight:600; text-decoration: underline; color:#55555a;&quot; style=&quot; margin-top:0px; margin-bottom:0px; margin-left:0px; margin-right:0px; -qt-block-indent:0; text-indent:0px;&quot;&gt;&lt;span style=&quot; font-size:16px; font-weight:400;&quot;&gt;Reposicione o paciente, pelo menos, a cada duas horas;&lt;/span&gt;&lt;/li&gt;
&lt;li style=&quot; font-family:'MHCDin,Arial,Helvetica Neue,Helvetica,Roboto,sans-serif'; font-size:14pt; color:#55555a;&quot; style=&quot; margin-top:0px; margin-bottom:0px; margin-left:0px; margin-right:0px; -qt-block-indent:0; text-indent:0px;&quot;&gt;&lt;span style=&quot; font-size:16px;&quot;&gt;Evite deslizar ou arrastar seu corpo na cama ou poltrona. &lt;/span&gt;&lt;/li&gt;
&lt;li style=&quot; font-family:'MHCDin,Arial,Helvetica Neue,Helvetica,Roboto,sans-serif'; font-size:14pt; color:#55555a;&quot; style=&quot; margin-top:0px; margin-bottom:0px; margin-left:0px; margin-right:0px; -qt-block-indent:0; text-indent:0px;&quot;&gt;&lt;span style=&quot; font-size:16px;&quot;&gt;Uma dieta saudável também é muito importante;&lt;/span&gt;&lt;/li&gt;
&lt;li style=&quot; font-family:'MHCDin,Arial,Helvetica Neue,Helvetica,Roboto,sans-serif'; font-size:14pt; color:#55555a;&quot; style=&quot; margin-top:0px; margin-bottom:0px; margin-left:0px; margin-right:0px; -qt-block-indent:0; text-indent:0px;&quot;&gt;&lt;span style=&quot; font-size:16px;&quot;&gt;Aplique as coberturas Mepilex® Border Sacrum, Mepilex® Border Heel e Mepilex® Border Flex nas proeminências ósseas em risco de desenvolver Lesão por Pressão.&lt;/span&gt;&lt;/li&gt;&lt;/ul&gt;
&lt;p style=&quot; margin-top:0px; margin-bottom:0px; margin-left:0px; margin-right:0px; -qt-block-indent:0; text-indent:0px;&quot;&gt;&lt;span style=&quot; font-family:'Ubuntu'; font-size:14pt;&quot;&gt;&lt;br /&gt;&lt;/span&gt;&lt;/p&gt;&lt;/body&gt;&lt;/html&gt;</string>
       </property>
      </widget>
     </widget>
    </item>
   </layout>
  </widget>
 </widget>
